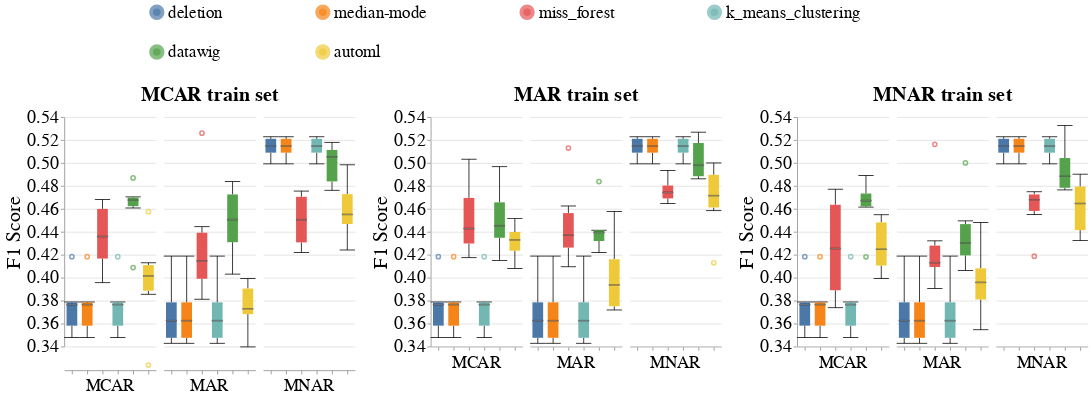

Notebook code cell kept with this figure:
### Code cell
# Categorical
create_box_plots_for_diff_imputers(dataset_name=DATASET_NAME,
                                   column_name='tier',
                                   metric_name='f1_score',
                                   db_client=db_client,
                                   without_dummy=True,
                                   ylim=[0.34, 0.54])
